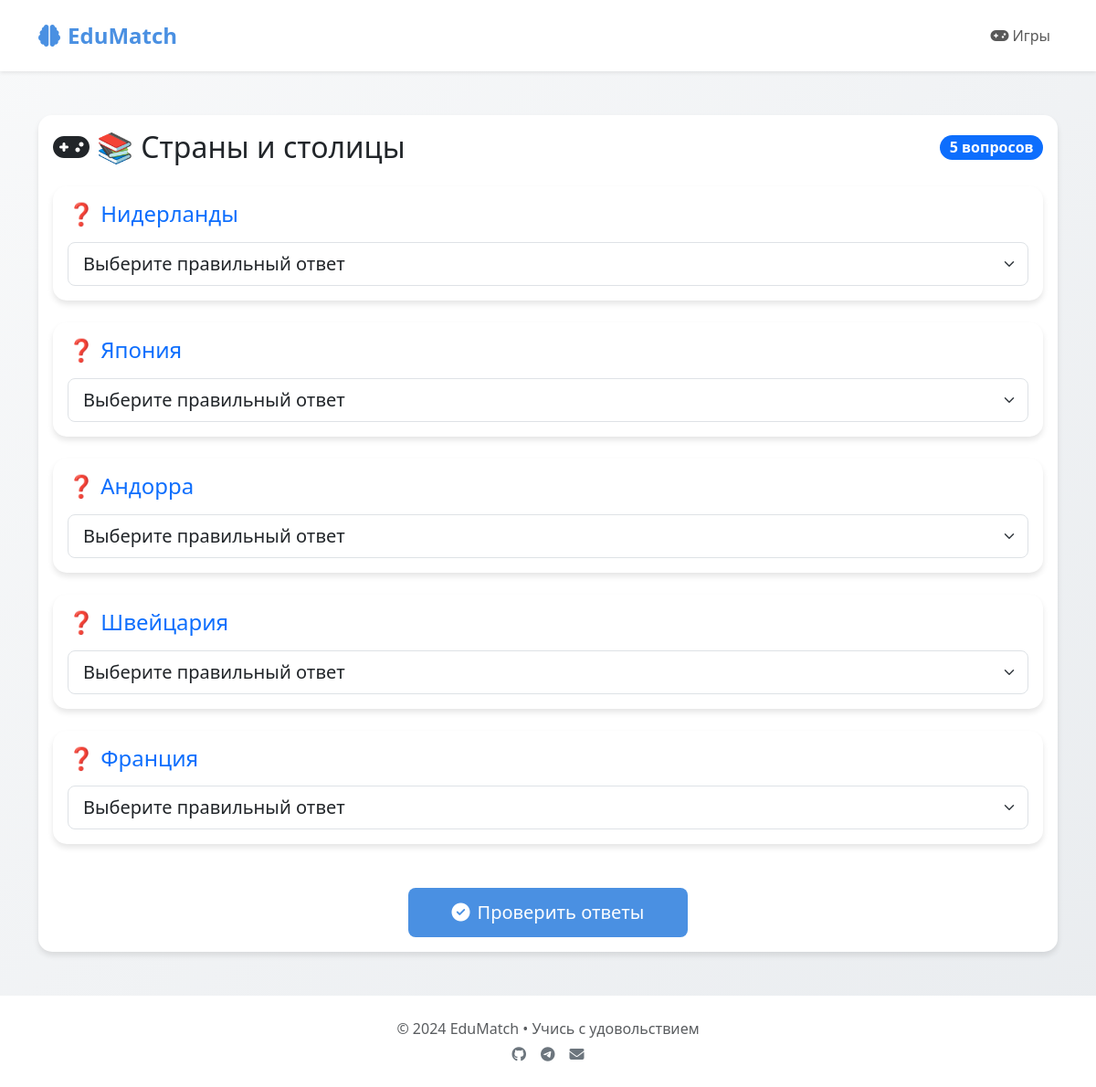
The page /game/7/ on the database its author committed.
### cards/models.py (models this page shows, shortened)
class Category(models.Model):
    name = models.CharField(max_length=100)

class Card(models.Model):
    left_text = models.CharField(max_length=200)
    right_text = models.CharField(max_length=200)
    category = models.ForeignKey(Category, on_delete=models.CASCADE)

### cards/views.py (the view, shortened to what this page needs)
# urls.py: path('game/<int:category_id>/', views.game, name='game'),
def game(request, category_id):
    category = get_object_or_404(Category, id=category_id)
    if 'selected_cards' not in request.session or request.method == 'GET':
        all_cards = list(Card.objects.filter(category=category))
        num_cards = min(len(all_cards), 5)
        selected_cards = random.sample(all_cards, num_cards) if len(all_cards) >= 5 else all_cards
        request.session['selected_cards'] = [c.id for c in selected_cards]
    else:
        selected_cards = Card.objects.filter(id__in=request.session['selected_cards'])
    for card in selected_cards:
        other_cards = [c for c in selected_cards if c != card]
        wrong_answers = random.sample(other_cards, min(3, len(other_cards)))
        options = wrong_answers + [card]
        random.shuffle(options)
        card.options = options
    return render(request, 'cards/game.html', {
        'category': category,
        'cards': selected_cards,
    })

### cards/templates/cards/game.html (shortened to what this page needs)
{% extends 'cards/base.html' %}
{% block content %}
<div class="card">
    <div class="card-body">
        <div class="d-flex justify-content-between align-items-center mb-4">
            <h2 class="card-title mb-0">
                <i class="fas fa-gamepad me-2"></i>{{ category.name }}
            </h2>
            <span class="badge bg-primary rounded-pill fs-6">
                {{ cards|length }} вопросов
            </span>
        </div>
        <form method="post">
            <div class="row g-4">
                {% for card in cards %}
                <div class="col-12">
                    <div class="card option-card">
                        <div class="card-body">
                            <h4 class="card-title mb-3 text-primary">
                                ❓ {{ card.left_text }}
                            </h4>
                            <select name="card_{{ card.id }}"
                                    class="form-select form-select-lg"
                                    required>
                                <option value="">Выберите правильный ответ</option>
                            </select>
                        </div>
                    </div>
                </div>
                {% endfor %}
            </div>
            <div class="text-center mt-5">
                <button type="submit" class="btn btn-primary btn-lg px-5">
                    <i class="fas fa-check-circle me-2"></i>Проверить ответы
                </button>
            </div>
        </form>
    </div>
</div>
{% endblock %}

### cards/templates/cards/base.html (style rules this page uses)
:root { --main-color: #4A90E2; --hover-color: #357ABD; --bg-gradient: linear-gradient(135deg, #f8f9fa 0%, #e9ecef 100%); }
body { background: var(--bg-gradient); min-height: 100vh; }
.card { border: none; border-radius: 15px; box-shadow: 0 4px 6px rgba(0,0,0,0.1); transition: transform 0.3s; }
.btn-primary { background-color: var(--main-color); border: none; padding: 12px 25px; }
.option-card { cursor: pointer; transition: all 0.2s; }

### rows shown on the page
Category: name "📚 Страны и столицы"
Card: left_text "Нидерланды"
Card: left_text "Япония"
Card: left_text "Андорра"
Card: left_text "Швейцария"
Card: left_text "Франция"

### other values the page prints
{{ cards|length }} "5"
